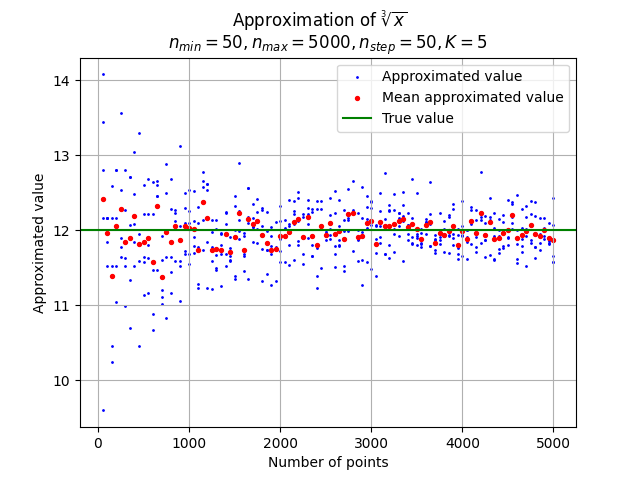
#> input picture 3rdSemester/mpis/hw1/f1k1.png, 640 x 480 px
$ python main.py ../../../../3rdSemester/mpis/hw1/f1k1.png out.png 5 out.png
#> lines starting #> are read from the running program, lines starting #| are printed output that depends on the picture
### 5thSemester/kkd/lab/list6/tga.py
from PIL import Image
import numpy as np
import os

def get_tga_pixel_values(image_path):
    if not os.path.exists(image_path):
        print(f"Error: File not found at {image_path}")
        return None, None
    try:
        img = Image.open(image_path)
#> img is the input picture: PIL image 640x480 RGBA; mean R, G, B, A 245.7, 244.4, 246, 255

        if img.mode != 'RGB':
            img = img.convert('RGB')
#> img: PIL image 640x480 RGB

        numpy_array = np.array(img)
        original_shape = numpy_array.shape
#> original_shape = (480, 640, 3)
        data_vectors = numpy_array.reshape(-1, original_shape[-1]).astype(np.float64)
        return data_vectors, original_shape
    except Exception as e:
        print(f"Error processing image: {e}")
        return None, None

def save_image(image_array, output_path):
    try:
        img_data = np.clip(image_array, 0, 255).astype(np.uint8)
        img = Image.fromarray(img_data.astype(np.uint8))
        img.save(output_path, format='TGA')
        print(f"Image saved successfully at {output_path}")
    except Exception as e:
        print(f"Failed to save image: {e}")

def apply_quantization(data, codebook):
    flat_data = data.flatten()

    distances = np.abs(flat_data[:, np.newaxis] - codebook[np.newaxis, :])
    nearest_indices = np.argmin(distances, axis=1)

    quantized_flat = codebook[nearest_indices]

    return quantized_flat.reshape(data.shape)

def quantize_and_save_image(r, g, b, r_cb, g_cb, b_cb, original_shape, output_path, shift_hp=False):
    q_r = apply_quantization(r, r_cb)
    q_g = apply_quantization(g, g_cb)
    q_b = apply_quantization(b, b_cb)

    quantized_img = np.stack([q_r, q_g, q_b], axis=2)

    if shift_hp:
        quantized_img = (quantized_img / 2) + 128

    save_image(quantized_img, output_path)

### 5thSemester/kkd/lab/list6/filters.py
import numpy as np
from scipy.ndimage import uniform_filter

def lowpass(color_data: np.ndarray, kernel_size: int) -> np.ndarray:
    filtered = uniform_filter(color_data.astype(float), size=kernel_size, mode='nearest')
    return np.round(filtered).astype(np.uint8)

def highpass(color_data: np.ndarray, lowpass_data: np.ndarray) -> np.ndarray:
    return (color_data.astype(np.int16) - lowpass_data.astype(np.int16))

### 5thSemester/kkd/lab/list6/quantization.py
import numpy as np

def Lloyd_Max_quantization(data: np.ndarray, num_codewords: int, max_iterations=30, epsilon=0.01):
    flat_data = data.flatten()

    sorted_data = np.sort(flat_data)
    init_indices = np.linspace(0, len(flat_data) - 1, num_codewords, dtype=int)
    codewords = sorted_data[init_indices].astype(np.float64)

    for _ in range(max_iterations):
        distances = np.abs(flat_data[:, np.newaxis] - codewords[np.newaxis, :])
        assignments = np.argmin(distances, axis=1)

        sums = np.bincount(assignments, weights=flat_data, minlength=num_codewords)
        counts = np.bincount(assignments, minlength=num_codewords)

        new_codewords = np.zeros_like(codewords)
        mask = counts > 0
        new_codewords[mask] = sums[mask] / counts[mask]

        new_codewords[~mask] = codewords[~mask]

        diff = np.linalg.norm(new_codewords - codewords)
        if diff < epsilon:
            break
        codewords = new_codewords

    return np.sort(codewords)

# [4 lines left out: function decode, not called in this run]

### 5thSemester/kkd/lab/list6/main.py
import sys
import time
from tga import get_tga_pixel_values, quantize_and_save_image, save_image
from quantization import Lloyd_Max_quantization, decode
from filters import lowpass, highpass

if __name__ == "__main__":
    if len(sys.argv) < 4:
        print("Usage: python main.py <image_path> <output_path> <bit_count>")
        sys.exit(1)

    if sys.argv[1] == "-d" and len(sys.argv) != 5:
        print("Usage mode: python main.py -d <lp_image> <hp_image> <output_path>")
        sys.exit(1)

    should_decode = False
    if sys.argv[1] == "-d":
        should_decode = True

    if not should_decode:
        image_path = sys.argv[1]
        output_path = sys.argv[2]
        bit_count = int(sys.argv[3])
        num_codewords = 2 ** bit_count

        data_vectors, original_shape = get_tga_pixel_values(image_path)
#> original_shape = (480, 640, 3)
        if data_vectors is None or original_shape is None: sys.exit(1)

        print(f"Processing... (Target colors: {num_codewords})")
        start = time.time()

        red = data_vectors[:, 0].reshape(original_shape[0], original_shape[1])
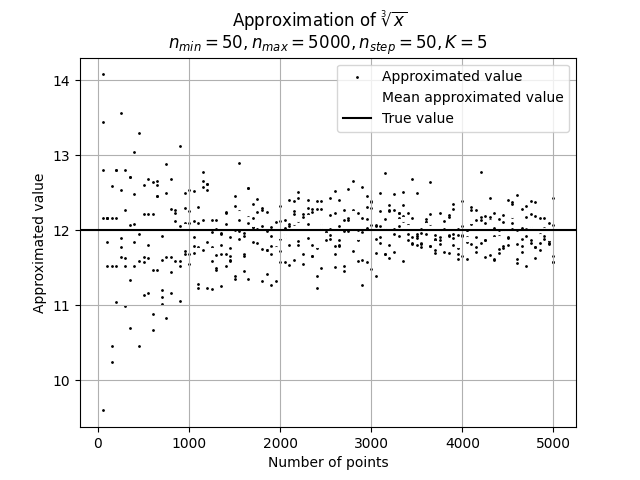
#> red: shape (480, 640) float64; min 0, max 255, mean 245.7
        green = data_vectors[:, 1].reshape(original_shape[0], original_shape[1])
        blue = data_vectors[:, 2].reshape(original_shape[0], original_shape[1])
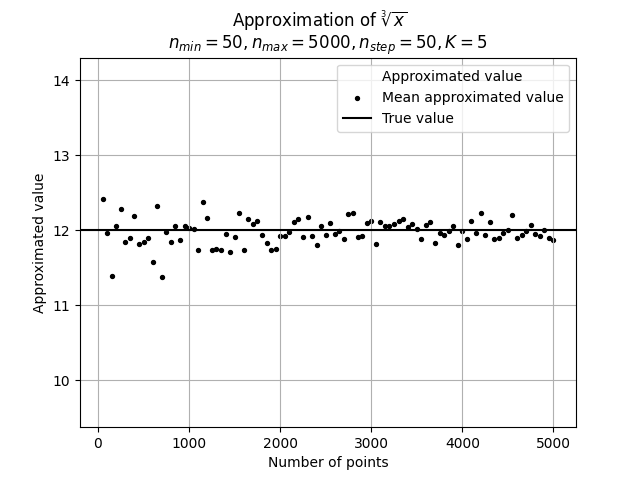
#> blue: shape (480, 640) float64; min 0, max 255, mean 246

        LP_red = lowpass(red, kernel_size=3)
#> in lowpass, `filtered = uniform_filter(color_data.astype(float), size=kernel_size, ..`:
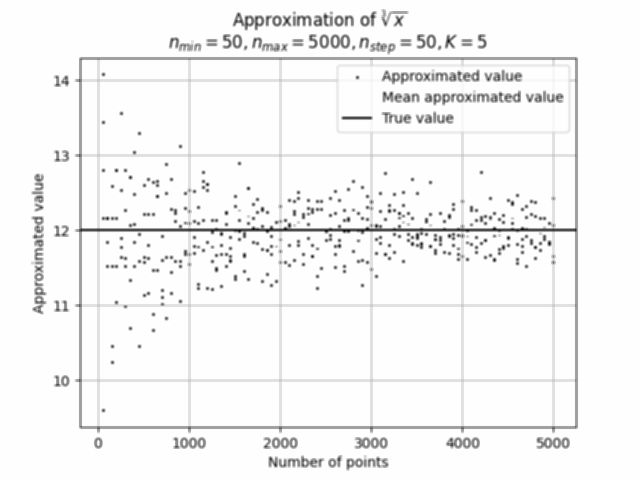
#> filtered: shape (480, 640) float64; min 6.44, max 255, mean 245.7; drawn with min black and max white
        LP_green = lowpass(green, kernel_size=3)
        LP_blue = lowpass(blue, kernel_size=3)
#> call 3 of lowpass, with kernel_size = 3
#> in lowpass (call 3), `filtered = uniform_filter(color_data.astype(float), size=kernel_size, ..`:
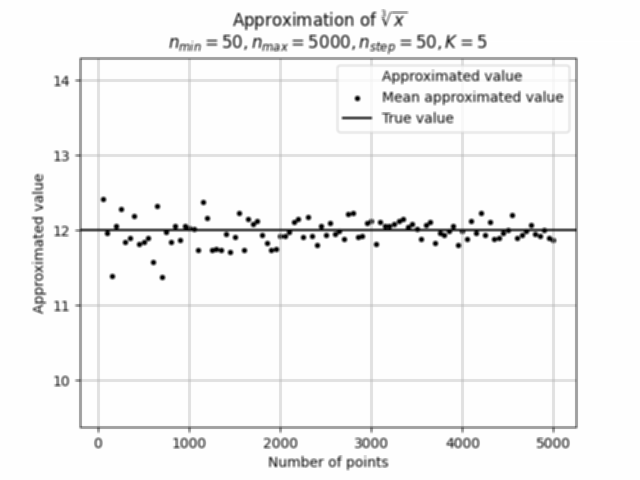
#> filtered: shape (480, 640) float64; min -4.41e-14, max 255, mean 246; drawn with min black and max white

        HP_red = highpass(red, LP_red)
#> in highpass, `return (color_data.astype(np.int16) - lowpass_data.astype(np.int16))`:
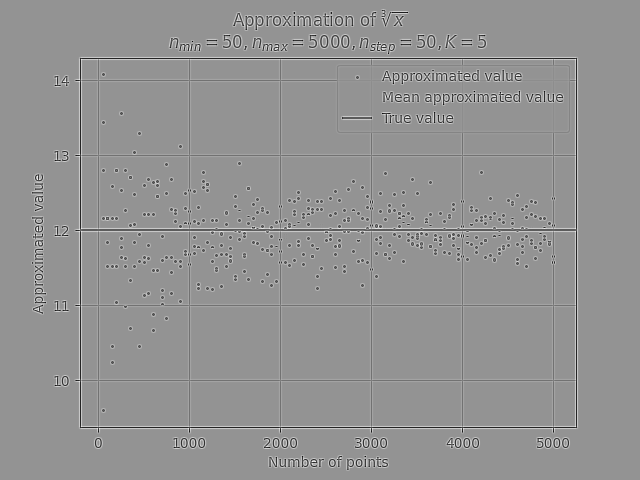
#> returned value: shape (480, 640) int16; min -214, max 155, mean 0; drawn with min black and max white
        HP_green = highpass(green, LP_green)
        HP_blue = highpass(blue, LP_blue)

        LP_r_cb = Lloyd_Max_quantization(LP_red, num_codewords)
#> in Lloyd_Max_quantization, `init_indices = np.linspace(0, len(flat_data) - 1, num_codewords, dtype..`: init_indices = 32 values from 0 to 307199
#> in Lloyd_Max_quantization, `codewords = sorted_data[init_indices].astype(np.float64)`: codewords = 32 values from 6 to 255
#> the loop in Lloyd_Max_quantization, `for _ in range(max_iterations):` made 7 passes
#> diff on pass 1: 70.16
#> LP_r_cb = 32 values from 91.33 to 255
        LP_g_cb = Lloyd_Max_quantization(LP_green, num_codewords)
#> the loop in Lloyd_Max_quantization (call 2), `for _ in range(max_iterations):` made 9 passes
#> diff on pass 1: 30.91
#> LP_g_cb = 32 values from 45.01 to 255
        LP_b_cb = Lloyd_Max_quantization(LP_blue, num_codewords)
#> LP_b_cb = 32 values from 67.55 to 255

        HP_r_cb = Lloyd_Max_quantization(HP_red, num_codewords)
#> HP_r_cb = 32 values from -152 to 96.4
        HP_g_cb = Lloyd_Max_quantization(HP_green, num_codewords)
#> HP_g_cb = 32 values from -152.5 to 95.04
        HP_b_cb = Lloyd_Max_quantization(HP_blue, num_codewords)
#> HP_b_cb = 32 values from -144.6 to 104.8

        end = time.time()
        print(f"Processing Time: {end - start:.2f} seconds")

        quantize_and_save_image(LP_red, LP_green, LP_blue,
                            LP_r_cb, LP_g_cb, LP_b_cb,
                            original_shape, output_path + "/out_lp.tga", shift_hp=False)
#> in quantize_and_save_image, `quantized_img = np.stack([q_r, q_g, q_b], axis=2)`:
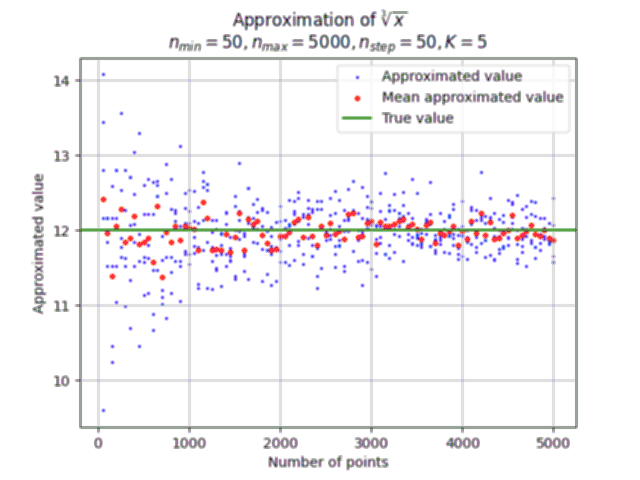
#> quantized_img: shape (480, 640, 3) float64; mean of channels 0, 1, 2 245.6, 244.3, 245.9; drawn as R, G, B

        quantize_and_save_image(HP_red, HP_green, HP_blue,
                            HP_r_cb, HP_g_cb, HP_b_cb,
                            original_shape, output_path + "/out_hp.tga", shift_hp=True)
#> call 2 of quantize_and_save_image, with r_cb = array of shape (32,), g_cb = array of shape (32,), b_cb = array of shape (32,), original_shape = (480, 640, 3), output_path = 'out.png/out_hp.tga', shift_hp = True
#> in quantize_and_save_image (call 2), `quantized_img = (quantized_img / 2) + 128`:
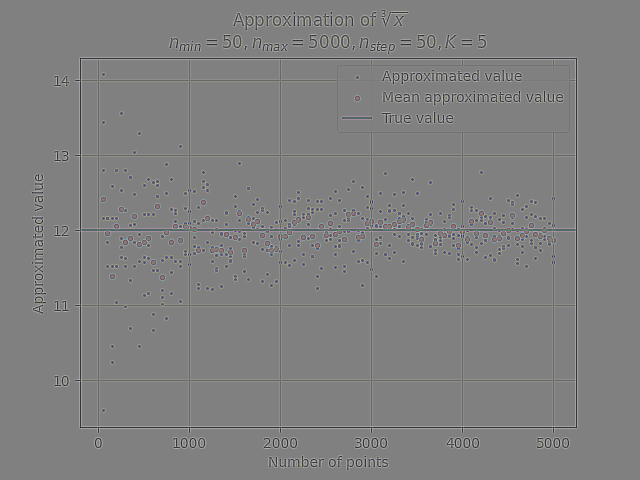
#> quantized_img: shape (480, 640, 3) float64; mean of channels 0, 1, 2 128, 128, 128; drawn as R, G, B
    else:
        lp_image_path = sys.argv[2]
        hp_image_path = sys.argv[3]
        output_path = sys.argv[4]

        lp_data_vectors, lp_original_shape = get_tga_pixel_values(lp_image_path)
        hp_data_vectors, hp_original_shape = get_tga_pixel_values(hp_image_path)
        if lp_data_vectors is None or lp_original_shape is None: sys.exit(1)
        if hp_data_vectors is None or hp_original_shape is None: sys.exit(1)

        start = time.time()

        decoded_image = decode(lp_data_vectors.reshape(lp_original_shape[0], lp_original_shape[1], 3),
            hp_data_vectors.reshape(hp_original_shape[0], hp_original_shape[1], 3))

        save_image(decoded_image, output_path + "/decoded.tga")

        end = time.time()
        print(f"Decoding Time: {end - start:.2f} seconds")

$ run again, on 3rdSemester/mpis/hw1/f2k1.png
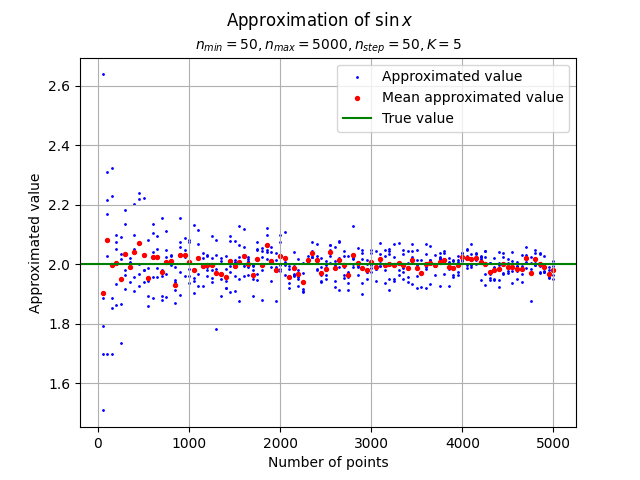
#> input picture 3rdSemester/mpis/hw1/f2k1.png, 640 x 480 px
#> in get_tga_pixel_values, img is the input picture: PIL image 640x480 RGBA; mean R, G, B, A 245.8, 244.7, 246.1, 255
#> img: PIL image 640x480 RGB
#> `data_vectors, original_shape = get_tga_pixel_values(image_path)`: original_shape = (480, 640, 3)
#> in highpass, `return (color_data.astype(np.int16) - lowpass_data.astype(np.int16))`:
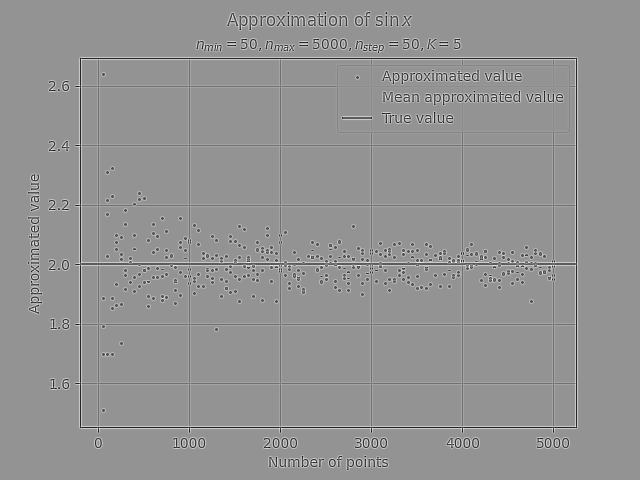
#> returned value: shape (480, 640) int16; min -214, max 156, mean 0; drawn with min black and max white
#> init_indices = 32 values from 0 to 307199
#> codewords = 32 values from 3 to 255
#> the loop in Lloyd_Max_quantization, `for _ in range(max_iterations):` made 7 passes
#> diff on pass 1: 69.86
#> LP_r_cb = 32 values from 85.87 to 255
#> the loop in Lloyd_Max_quantization (call 2), `for _ in range(max_iterations):` made 12 passes
#> diff on pass 1: 35.28
#> LP_g_cb = 32 values from 46.43 to 255
#> LP_b_cb = 32 values from 55.11 to 255
#> HP_r_cb = 32 values from -151.9 to 102.9
#> HP_g_cb = 32 values from -152.8 to 96.94
#> HP_b_cb = 32 values from -144.4 to 105
#> in quantize_and_save_image (call 2), `quantized_img = (quantized_img / 2) + 128`:
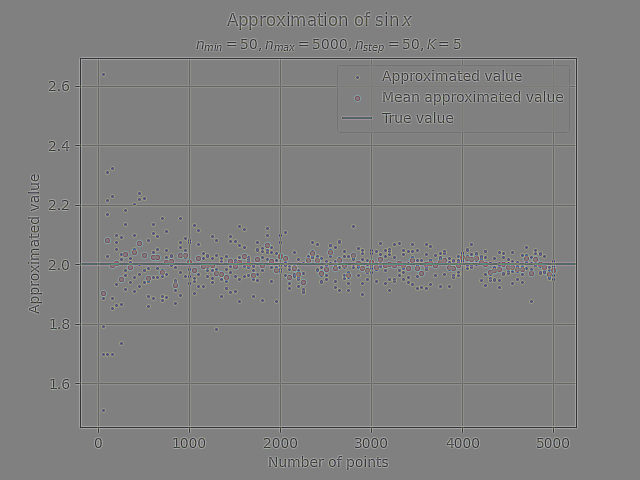
#> quantized_img: shape (480, 640, 3) float64; mean of channels 0, 1, 2 128, 128, 128; drawn as R, G, B

$ run again, on 3rdSemester/mpis/hw1/f2k2.png
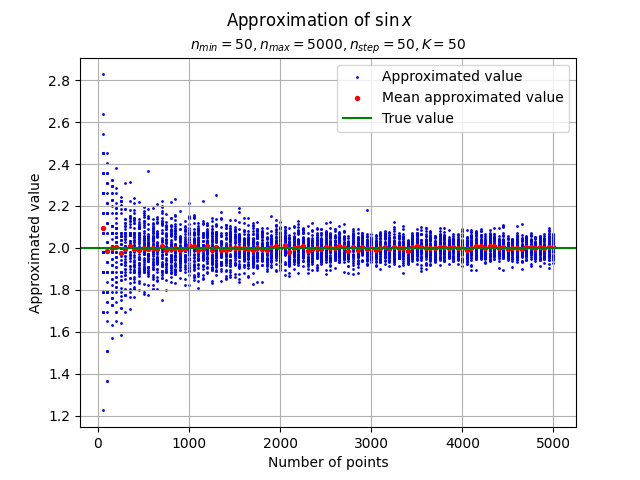
#> input picture 3rdSemester/mpis/hw1/f2k2.png, 640 x 480 px
#> in get_tga_pixel_values, img is the input picture: PIL image 640x480 RGBA; mean R, G, B, A 238.9, 238.2, 246, 255
#> img: PIL image 640x480 RGB
#> `data_vectors, original_shape = get_tga_pixel_values(image_path)`: original_shape = (480, 640, 3)
#> in highpass (call 3), `return (color_data.astype(np.int16) - lowpass_data.astype(np.int16))`:
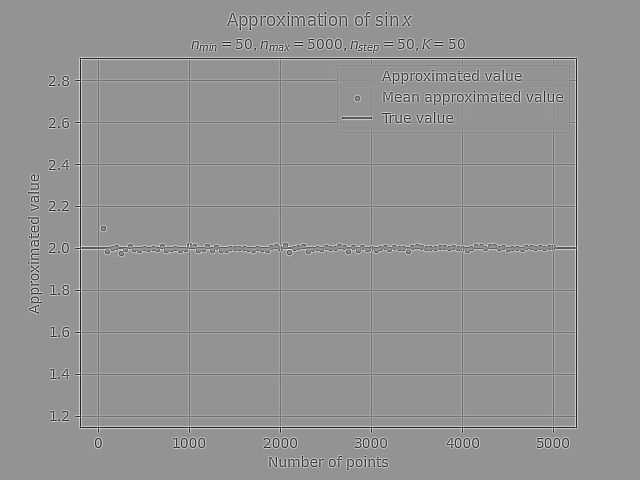
#> returned value: shape (480, 640) int16; min -214, max 155, mean 0; drawn with min black and max white
#> init_indices = 32 values from 0 to 307199
#> codewords = 32 values from 0 to 255
#> the loop in Lloyd_Max_quantization, `for _ in range(max_iterations):` made 8 passes
#> diff on pass 1: 22.04
#> LP_r_cb = 32 values from 19.35 to 255
#> the loop in Lloyd_Max_quantization (call 2), `for _ in range(max_iterations):` made 8 passes
#> diff on pass 1: 21.74
#> LP_g_cb = 32 values from 22.7 to 255
#> LP_b_cb = 32 values from 39.39 to 255
#> HP_r_cb = 32 values from -148.8 to 139.1
#> HP_g_cb = 32 values from -150 to 141.7
#> HP_b_cb = 32 values from -143 to 101.6
#> in quantize_and_save_image (call 2), `quantized_img = np.stack([q_r, q_g, q_b], axis=2)`:
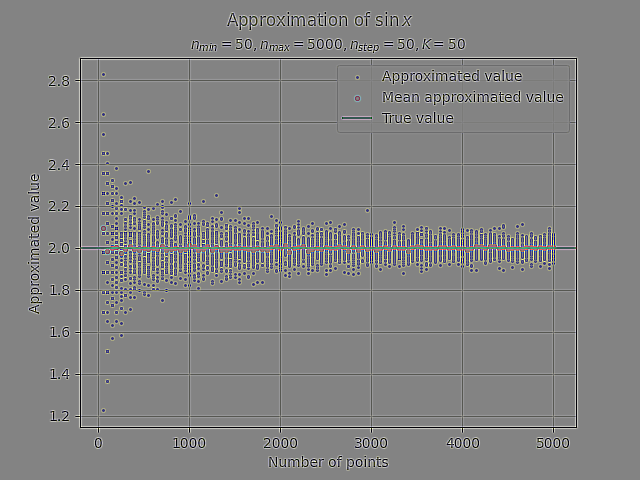
#> quantized_img: shape (480, 640, 3) float64; mean of channels 0, 1, 2 0, 0, 0; drawn with min black and max white
